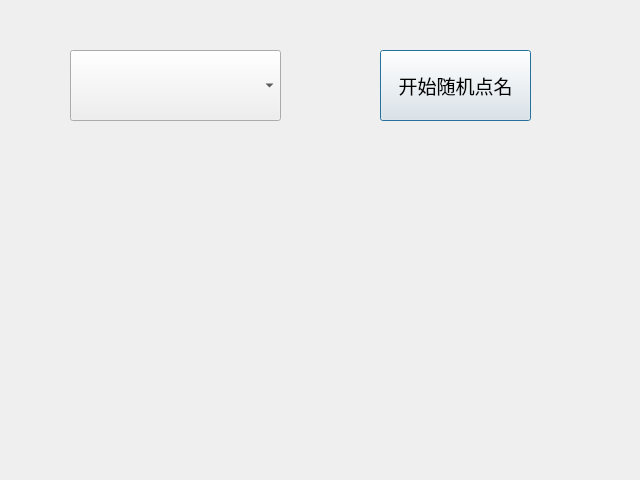
<?xml version="1.0" encoding="UTF-8"?>
<ui version="4.0">
 <class>choose</class>
 <widget class="QDialog" name="choose">
  <property name="geometry">
   <rect>
    <x>0</x>
    <y>0</y>
    <width>640</width>
    <height>480</height>
   </rect>
  </property>
  <property name="windowTitle">
   <string>Dialog</string>
  </property>
  <widget class="QComboBox" name="comboBox">
   <property name="geometry">
    <rect>
     <x>70</x>
     <y>50</y>
     <width>211</width>
     <height>71</height>
    </rect>
   </property>
   <property name="font">
    <font>
     <pointsize>13</pointsize>
    </font>
   </property>
  </widget>
  <widget class="QPushButton" name="cscs">
   <property name="geometry">
    <rect>
     <x>380</x>
     <y>50</y>
     <width>151</width>
     <height>71</height>
    </rect>
   </property>
   <property name="font">
    <font>
     <pointsize>14</pointsize>
    </font>
   </property>
   <property name="text">
    <string>开始随机点名</string>
   </property>
  </widget>
 </widget>
 <resources/>
 <connections/>
</ui>
